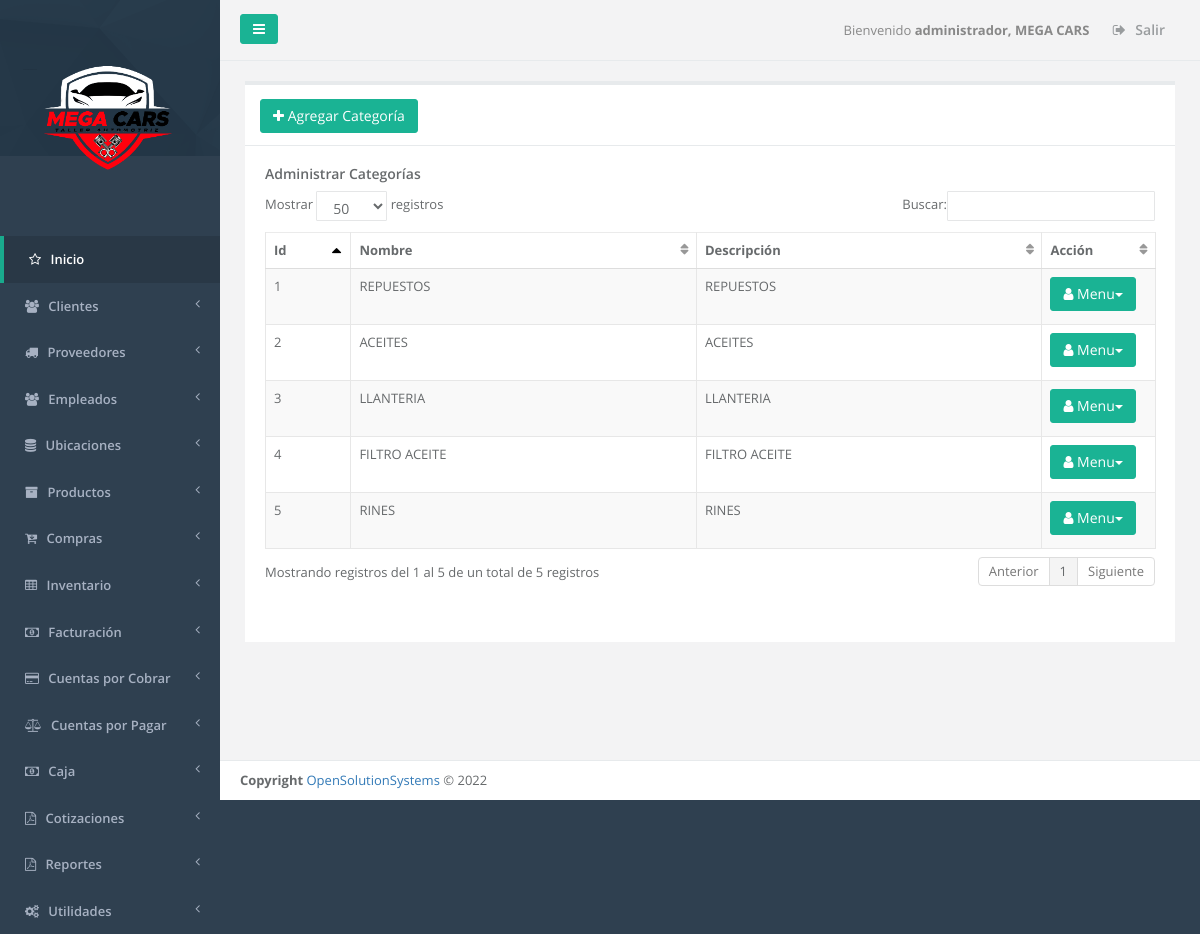
/admin_categoria.php (signed in), run on the app's committed database.
### tables this page shows
CREATE TABLE `sucursal` (
  `id_server` int(11) NOT NULL,
  `unique_id` text NOT NULL,
  `id_sucursal` int(11) NOT NULL,
  `descripcion` text NOT NULL,
  `direccion` varchar(255) NOT NULL,
  `telefono1` varchar(20) NOT NULL,
  `telefono2` varchar(20) NOT NULL,
  `casa_matriz` tinyint(1) NOT NULL,
  `iva` float NOT NULL,
  `monto_retencion1` float NOT NULL,
  `monto_retencion10` float NOT NULL,
  `monto_percepcion` float NOT NULL,
  `n_sucursal` int(11) NOT NULL,
  `vigencia_factura` int(11) NOT NULL,
  `vigencia_pedido` int(11) NOT NULL,
  `giro` varchar(100) NOT NULL,
  `nrc` varchar(100) NOT NULL,
  `nit` varchar(100) NOT NULL,
  `razon_social` varchar(150) NOT NULL,
  `logo` varchar(150) NOT NULL,
  `serie_cof` varchar(100) NOT NULL,
  `desde_cof` int(11) NOT NULL,
  `hasta_cof` int(11) NOT NULL,
  `serie_ccf` varchar(100) NOT NULL,
  `desde_ccf` int(11) NOT NULL,
  `hasta_ccf` int(11) NOT NULL,
  `ultima_act` date NOT NULL
);

CREATE TABLE `menu` (
  `id_server` int(11) NOT NULL,
  `unique_id` text NOT NULL,
  `id_menu` int(11) NOT NULL,
  `nombre` varchar(250) DEFAULT NULL,
  `prioridad` int(11) DEFAULT NULL,
  `icono` varchar(250) NOT NULL,
  `visible` tinyint(1) NOT NULL
);

CREATE TABLE `categoria` (
  `id_server` int(11) NOT NULL,
  `unique_id` text NOT NULL,
  `id_categoria` int(11) NOT NULL,
  `nombre_cat` varchar(30) NOT NULL,
  `descripcion` varchar(150) NOT NULL,
  `id_sucursal` int(11) NOT NULL
);

### _conexion.php (called while the page is built, shortened)
<?php
$username = "root";
$password = "1234";
$hostname = "localhost";
$dbname = "megacar";
$conexion = mysqli_connect("$hostname","$username","$password","$dbname");
function _query($sql_string){
  global $conexion;
  mysqli_set_charset($conexion,"utf8");
  $query=mysqli_query($conexion,$sql_string);
  return $query;
}
function _fetch_array($sql_string){
  $fetched = mysqli_fetch_array($sql_string,MYSQLI_ASSOC);
  return $fetched;
}
function _num_rows($sql_string){
  $rows = mysqli_num_rows($sql_string);
  return $rows;
}
function get_name_script($url){
  if ( strpos($url, '/') !== FALSE ){
    $nombre_archivo_tmp = explode('/', $url);
  }
  $nombre_archivo= array_pop($nombre_archivo_tmp );
  return  $nombre_archivo;
}
function permission_usr($id_user,$filename){
  $sql1="SELECT menu.id_menu, menu.nombre as nombremenu, menu.prioridad,
  modulo.id_modulo,  modulo.nombre as nombremodulo, modulo.descripcion, modulo.filename,
  usuario_modulo.id_usuario,usuario.admin as admin
  FROM menu, modulo, usuario_modulo, usuario
  WHERE usuario.id_usuario='$id_user'
  AND menu.id_menu=modulo.id_menu
  AND usuario.id_usuario=usuario_modulo.id_usuario
  AND usuario_modulo.id_modulo=modulo.id_modulo
  AND modulo.filename='$filename'
  ";
  $result1=_query($sql1);
  $count1=_num_rows($result1);
  if($count1 >0){
    $row1=_fetch_array($result1);
    $filename=$row1['filename'];
    $name_link=$filename;
  }
  else{
    $name_link='NOT';
  }
  return $name_link;
}
?>

### admin_categoria.php (the view, shortened to what this page needs)
<?php
$title = "Administrar Categorías";
$_PAGE = array ();
$_PAGE ['links'] = null;
$_PAGE ['links'] .= '<link href="css/bootstrap.min.css" rel="stylesheet">';
$_PAGE ['links'] .= '<link href="font-awesome/css/font-awesome.css" rel="stylesheet">';
$_PAGE ['links'] .= '<link href="css/plugins/iCheck/custom.css" rel="stylesheet">';
$_PAGE ['links'] .= '<link href="css/plugins/chosen/chosen.css" rel="stylesheet">';
$_PAGE ['links'] .= '<link href="css/plugins/toastr/toastr.min.css" rel="stylesheet">';
$_PAGE ['links'] .= '<link href="css/plugins/jQueryUI/jquery-ui-1.10.4.custom.min.css" rel="stylesheet">';
$_PAGE ['links'] .= '<link href="css/plugins/jqGrid/ui.jqgrid.css" rel="stylesheet">';
$_PAGE ['links'] .= '<link href="css/plugins/dataTables/dataTables.bootstrap.css" rel="stylesheet">';
$_PAGE ['links'] .= '<link href="css/plugins/dataTables/dataTables.responsive.css" rel="stylesheet">';
$_PAGE ['links'] .= '<link href="css/plugins/dataTables/dataTables.tableTools.min.css" rel="stylesheet">';
$_PAGE ['links'] .= '<link href="css/animate.css" rel="stylesheet">';
$_PAGE ['links'] .= '<link href="css/style.css" rel="stylesheet">';
include_once "header.php";
include_once "main_menu.php";
$sql="SELECT * FROM categoria ORDER BY nombre_cat ASC";
$result=_query($sql);
$id_user=$_SESSION["id_usuario"];
$admin=$_SESSION["admin"];
$uri = $_SERVER['SCRIPT_NAME'];
$filename=get_name_script($uri);
$links=permission_usr($id_user, $filename);
	?>
	<div class="wrapper wrapper-content  animated fadeInRight">
		<div class="row" id="row1">
			<div class="col-lg-12">
				<div class="ibox float-e-margins">
					<?php
					if ($links!='NOT' || $admin=='1' ){
					echo"<div class='ibox-title'>";
					$filename='agregar_categoria.php';
					$link=permission_usr($id_user,$filename);
					if ($link!='NOT' || $admin=='1' )
					echo "<a  data-toggle='modal' href='agregar_categoria.php' class='btn btn-primary' role='button' data-target='#viewModal' data-refresh='true'><i class='fa fa-plus icon-large'></i> Agregar Categoría</a>";
					echo "</div>";
					?>
					<div class="ibox-content">
						<header>
							<h4><?php echo $title; ?></h4>
						</header>
						<section>
							<table class="table table-striped table-bordered table-hover"id="editable">
								<thead>
									<tr>
										<th class="col-lg-1">Id</th>
										<th class="col-lg-4">Nombre</th>
										<th class="col-lg-4">Descripción</th>
										<th class="col-lg-1">Acción</th>
									</tr>
								</thead>
								<tbody>
									<?php
									while($row=_fetch_array($result))
									{
										echo "<tr>";
										echo"<td>".$row['id_categoria']."</td>
										<td>".$row['nombre_cat']."</td>
										<td>".$row['descripcion']."</td>
										";
										echo"<td><div class='btn-group'>
										<a href='#' data-toggle='dropdown' class='btn btn-primary dropdown-toggle'><i class='fa fa-user icon-white'></i> Menu<span class='caret'></span></a>
										<ul class='dropdown-menu dropdown-primary'>";
										echo "</ul>
										</div>
										</td>
										</tr>";
									}
									?>
								</tbody>
							</table>
						</section>
					</div>
				</div>
				</div>
			</div>
		</div>
		<?php
		include ("footer.php");
	}
	else {
		echo "<br><br><div class='alert alert-warning'>No tiene permiso para este modulo.</div></div></div></div></div>";
		include ("footer.php");
	}
	?>

### main_menu.php (shortened to what this page needs)
<?php
  $id_sucursal = $_SESSION['id_sucursal'];
  $sql_sucursal = "SELECT * FROM sucursal WHERE id_sucursal = '$id_sucursal'";
  $query_sucursal = _query($sql_sucursal);
  $row_sucursal = _fetch_array($query_sucursal);
  $logo = $row_sucursal['logo'];
?>
<nav class="navbar-default navbar-static-side" role="navigation">
  <div class="sidebar-collapse">
    <ul class="nav" id="side-menu">
      <li class="nav-header">
        <div class="dropdown profile-element"> <span>
          <img alt="image" class="img-responsive" src="<?php echo $logo;  ?>" width="180px" style="margin-left: -3%;">
        </span>
      </div>
    </li>
    <?php
    $id_user=$_SESSION["id_usuario"];
    $admin=$_SESSION["admin"];
    $icono='fa fa-star-o';
    $sql_menus="SELECT id_menu, nombre, prioridad,icono FROM menu order by prioridad";
    $result=_query($sql_menus);
    $main_lnk='dashboard.php';
    if($admin=='1')
    {
      echo  "<li class='active'>";
      echo "<a href='dashboard.php'><i class='".$icono."'></i> <span class='nav-label'>Inicio</span></a>";
      echo  "</li>";
    }
    else
    {
      echo  "<li class='active'>";
      echo "<a href='dashboard.php'><i class='".$icono."'></i> <span class='nav-label'>Inicio</span></a>";
      echo  "</li>";
    }
    while($row=_fetch_array($result))
    {
      $menuname=$row['nombre'];
      $id_menu=$row['id_menu'];
      $icono=$row['icono'];
      if($admin=='1')
      {
        $sql_links="SELECT distinct menu.id_menu, menu.nombre as nombremenu, menu.prioridad,
        modulo.id_modulo, modulo.nombre as nombremodulo, modulo.descripcion, modulo.filename, usuario.admin
        FROM menu, modulo, usuario
        WHERE usuario.id_usuario='$id_user'
        AND usuario.admin='1'
        AND menu.id_menu='$id_menu'
        AND menu.id_menu=modulo.id_menu
        AND modulo.mostrarmenu='1'
        AND menu.visible=1
        ";
      }
      $result_modules=_query($sql_links);
      $numrow2=_num_rows($result_modules);
      if($numrow2>0)
      {
        echo "<li><a href='".$main_lnk."'><i class='".$icono."'></i></i> <span class='nav-label'>".$menuname."</span> <span class='fa arrow'></span></a>";
        echo" </li>";
      }
    }
  ?>
</div>
</nav>
<div id="page-wrapper" class="gray-bg">
  <div class="row border-bottom">
    <nav class="navbar navbar-static-top" role="navigation" style="margin-bottom: 0">
      <div class="navbar-header">
        <a class="navbar-minimalize minimalize-styl-2 btn btn-primary"><i class="fa fa-bars"></i> </a>
      </div>
      <?php
      $id_sucursal=$_SESSION["id_sucursal"];
      $qsucursal=_query("SELECT descripcion FROM sucursal WHERE id_sucursal='$id_sucursal'");
      $row_sucursal=_fetch_array($qsucursal);
      $sucursal=$row_sucursal["descripcion"];
      ?>
      <ul class="nav navbar-top-links navbar-right">
        <li>
          <span class="m-r-sm text-muted welcome-message">Bienvenido <b><?php echo $_SESSION["nombre"].", ".$sucursal ?> </b></span>
        </li>
        <li>
          <a href="logout.php">
            <i class="fa fa-sign-out"></i> Salir
          </a>
        </li>
      </ul>
    </nav>
  </div>

### data on the page
sucursal: logo (picture), descripcion "MEGA CARS"
menu: nombre "Clientes"
menu: nombre "Proveedores"
menu: nombre "Empleados"
menu: nombre "Ubicaciones"
menu: nombre "Productos"
menu: nombre "Compras"
menu: nombre "Inventario"
menu: nombre "Facturación"
menu: nombre "Cuentas por Cobrar"
menu: nombre "Cuentas por Pagar"
menu: nombre "Caja"
menu: nombre "Cotizaciones"
menu: nombre "Reportes"
menu: nombre "Utilidades"
categoria: id_categoria "2", nombre_cat "ACEITES", descripcion "ACEITES"
categoria: id_categoria "4", nombre_cat "FILTRO ACEITE", descripcion "FILTRO ACEITE"
categoria: id_categoria "3", nombre_cat "LLANTERIA", descripcion "LLANTERIA"
categoria: id_categoria "1", nombre_cat "REPUESTOS", descripcion "REPUESTOS"
categoria: id_categoria "5", nombre_cat "RINES", descripcion "RINES"

### other printed values
$_SESSION["nombre"] "administrador"
$title "Administrar Categorías"
